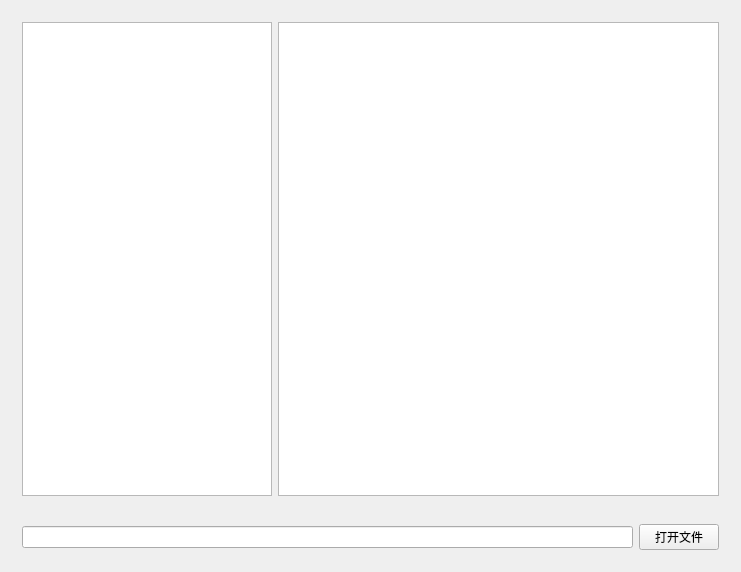
<?xml version="1.0" encoding="UTF-8"?>
<ui version="4.0">
 <class>MainWindow</class>
 <widget class="QMainWindow" name="MainWindow">
  <property name="geometry">
   <rect>
    <x>0</x>
    <y>0</y>
    <width>741</width>
    <height>572</height>
   </rect>
  </property>
  <property name="windowTitle">
   <string>MediaParser</string>
  </property>
  <widget class="QWidget" name="centralWidget">
   <layout class="QVBoxLayout" name="verticalLayout">
    <item>
     <widget class="QWidget" name="widget" native="true">
      <layout class="QGridLayout" name="gridLayout">
       <item row="0" column="1">
        <widget class="QTextEdit" name="hexView">
         <property name="font">
          <font>
           <family>FangSong</family>
           <pointsize>18</pointsize>
          </font>
         </property>
         <property name="readOnly">
          <bool>true</bool>
         </property>
        </widget>
       </item>
       <item row="0" column="0">
        <widget class="QTreeWidget" name="structTree">
         <property name="minimumSize">
          <size>
           <width>200</width>
           <height>0</height>
          </size>
         </property>
         <property name="maximumSize">
          <size>
           <width>250</width>
           <height>16777215</height>
          </size>
         </property>
         <property name="editTriggers">
          <set>QAbstractItemView::NoEditTriggers</set>
         </property>
         <property name="selectionBehavior">
          <enum>QAbstractItemView::SelectItems</enum>
         </property>
         <property name="uniformRowHeights">
          <bool>true</bool>
         </property>
         <property name="animated">
          <bool>true</bool>
         </property>
         <property name="allColumnsShowFocus">
          <bool>false</bool>
         </property>
         <property name="headerHidden">
          <bool>true</bool>
         </property>
         <attribute name="headerVisible">
          <bool>false</bool>
         </attribute>
         <column>
          <property name="text">
           <string notr="true">1</string>
          </property>
         </column>
        </widget>
       </item>
      </layout>
     </widget>
    </item>
    <item>
     <widget class="QWidget" name="widget_2" native="true">
      <property name="minimumSize">
       <size>
        <width>0</width>
        <height>30</height>
       </size>
      </property>
      <property name="maximumSize">
       <size>
        <width>16777215</width>
        <height>100</height>
       </size>
      </property>
      <layout class="QGridLayout" name="gridLayout_2">
       <item row="0" column="1">
        <widget class="QPushButton" name="openButton">
         <property name="text">
          <string>打开文件</string>
         </property>
        </widget>
       </item>
       <item row="0" column="0">
        <widget class="QLineEdit" name="filePathEdit">
         <property name="readOnly">
          <bool>true</bool>
         </property>
        </widget>
       </item>
      </layout>
     </widget>
    </item>
   </layout>
  </widget>
 </widget>
 <layoutdefault spacing="6" margin="11"/>
 <resources/>
 <connections/>
</ui>
